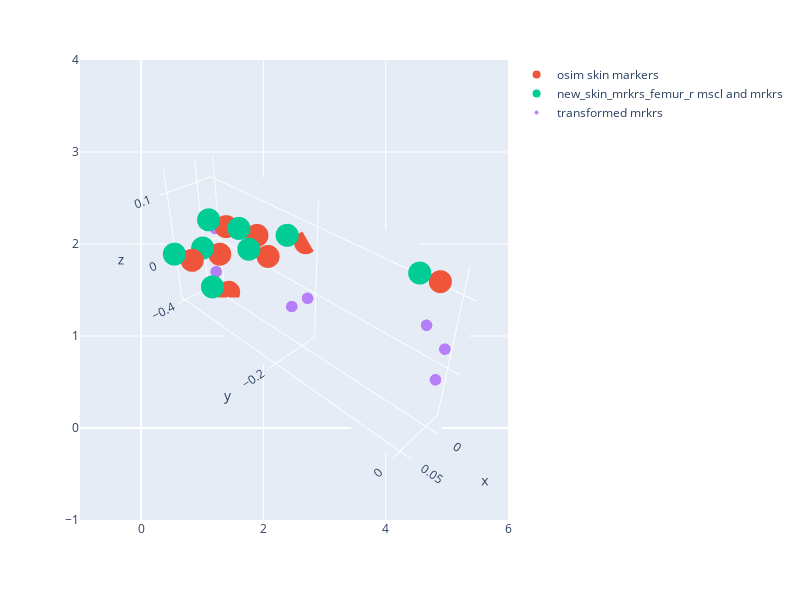

Notebook cell for this chart:
### Code cell
import plotly.express as px
import plotly.graph_objects as go
fig = px.scatter(width = 800, height = 600)
fig.add_trace(go.Scatter3d(x = mrkrs_femur_r['x'], y = mrkrs_femur_r['y'], z=mrkrs_femur_r['z'], mode = 'markers', name = 'osim skin markers'))
fig.add_trace(go.Scatter3d(x = new_skin_mrkrs_femur_r['x'],  y = new_skin_mrkrs_femur_r['y'], z=new_skin_mrkrs_femur_r['z'], mode = 'markers', name = 'new_skin_mrkrs_femur_r mscl and mrkrs'))
fig.add_trace(go.Scatter3d(x = femur_r_df['x'],  y = femur_r_df['y'], z=femur_r_df['z'], mode = 'markers', marker=dict(size=4, opacity=0.8), name = 'transformed mrkrs'))

fig.update_scenes(aspectmode="data" )
camera = dict(
    up=dict(x=0, y=0, z=1),
    center=dict(x=0, y=0, z=0),
    eye=dict(x=2, y=2, z=2)
)
fig.update_layout(scene_camera=camera)
fig.show()

### Figure 1 — Plotly figure (JSON) as saved in the notebook; plotly's stock layout.template omitted (floating-point values rounded to 4 significant figures)
{"data": [{"hovertemplate": "<extra></extra>", "legendgroup": "", "marker": {"color": "#636efa", "symbol": "circle"}, "mode": "markers", "name": "", "orientation": "v", "showlegend": false, "type": "scatter", "xaxis": "x", "yaxis": "y"}, {"mode": "markers", "name": "osim skin markers", "type": "scatter3d", "x": [-0.02221, -0.008631, 0.02086, -0.008584, -0.008836, -0.004316, 0.001087, 0.04052], "y": [-0.2181, -0.2953, -0.2414, -0.01993, -0.3618, -0.3627, -0.3694, -0.3829], "z": [0.07154, 0.05637, 0.05993, 0.1147, 0.0439, -0.06873, -0.0009575, 0]}, {"mode": "markers", "name": "new_skin_mrkrs_femur_r mscl and mrkrs", "type": "scatter3d", "x": [-0.002528, 0.01105, 0.04055, 0.0111, 0.01085, 0.01537, 0.02077, 0.0602], "y": [-0.2309, -0.3082, -0.2543, -0.03281, -0.3747, -0.3756, -0.3822, -0.3958], "z": [0.0849, 0.06974, 0.07329, 0.1281, 0.05726, -0.05536, 0.01241, 0.01336]}, {"marker": {"opacity": 0.8, "size": 4}, "mode": "markers", "name": "transformed mrkrs", "type": "scatter3d", "x": [-6.395e-17, -4.796e-17, 0, -0.002509, -0.00722, 0.02917, 0.002387, 0.04298, -5.507e-17], "y": [-0.3834, -0.3756, 0, 0.002235, -0.02547, -0.1909, -0.1895, -0.3929, -0.3795], "z": [-0.03886, 0.03886, 0, 0.04361, 0.05677, 0.01294, 0.01227, 0.004087, 3.553e-18]}], "layout": {"height": 600, "legend": {"tracegroupgap": 0}, "margin": {"t": 60}, "scene": {"aspectmode": "data", "camera": {"center": {"x": 0, "y": 0, "z": 0}, "eye": {"x": 2, "y": 2, "z": 2}, "up": {"x": 0, "y": 0, "z": 1}}}, "width": 800, "xaxis": {"anchor": "y", "domain": [0, 1]}, "yaxis": {"anchor": "x", "domain": [0, 1]}}}
